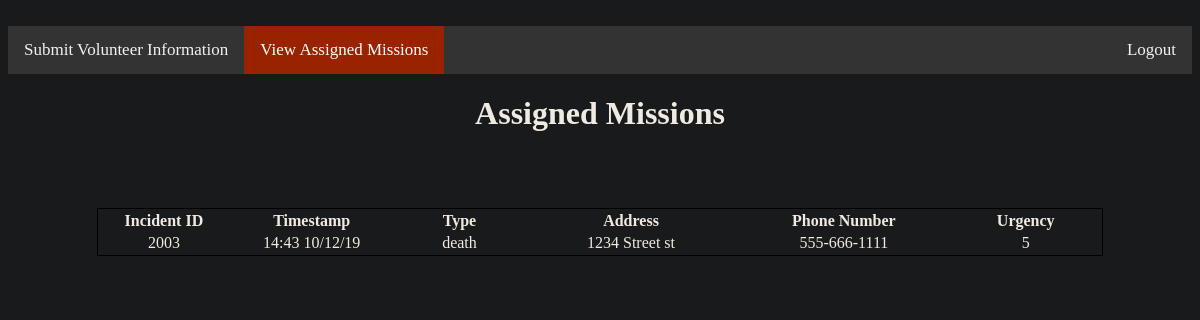
Screenshot of /volunteerPanel with the database file from the repository.
### tables this page shows
CREATE TABLE Mission (missionID INT PRIMARY KEY, incidentList TEXT, missionAssignment TEXT, missionStatus TEXT DEFAULT Incomplete);

CREATE TABLE Call (callID INT (4, 4) PRIMARY KEY UNIQUE, date TEXT NOT NULL, time TEXT NOT NULL, emergency TEXT NOT NULL, operID INT (4, 4) REFERENCES CallOperator (operID), vID INT REFERENCES Victim (vID) UNIQUE);

CREATE TABLE Victim (name TEXT, address TEXT NOT NULL, city TIME NOT NULL, state TEXT NOT NULL, zipCode INT (5, 5) NOT NULL, phone TEXT, vID INT (4, 4) PRIMARY KEY UNIQUE);

### Prototype/views.py (the view)
@app.route('/volunteerPanel')
def volunteerPanel():
    mID = int(getMID(NAME)[0][0])
    eList = getEventList(mID)[0][0]
    eID = eList.split(", ")
    callID = []
    vicID = []
    urgency = []
    for i in range(len(eID)):
        id = getCallID(eID[i])[0][0]
        callID.append(id)
    for i in range(len(eID)):
        id = getVicID(eID[i])[0][0]
        u = getUrgency(eID[i])[0][0]
        urgency.append(u)
        vicID.append(id)
    callInfo = []
    vicInfo = []
    for i in range(len(callID)):
        info = getCallInfo(callID[i])
        callInfo.append(info)
    for i in range(len(vicID)):
        info = getVicInfo(vicID[i])
        vicInfo.append(info)
    timestamp = []
    emergency = []
    address = []
    phone = []
    for i in range(len(callInfo)):
        timestamp.append(callInfo[i][0][2] + " " + callInfo[i][0][1])
        emergency.append(callInfo[i][0][3])
        address.append(vicInfo[i][0][1])
        phone.append(vicInfo[i][0][5])
    length = len(urgency)
    return render_template("volunteerPanel.html", length=length, id=eID, timestamp=timestamp, emergency=emergency, address=address, phone=phone, urgency=urgency)

### Prototype/views.py (called while the page is built)
def getMID(username):
    conn = sqlite3.connect("callCenter.db")
    cur = conn.cursor()
    mid = cur.execute('SELECT missionID FROM Volunteer WHERE username = ?', (username,))
    mid = cur.fetchall()
    conn.commit()
    cur.close()
    conn.close()
    return mid

def getEventList(missionID):
    conn = sqlite3.connect("callCenter.db")
    cur = conn.cursor()
    eList = cur.execute('SELECT incidentList FROM Mission WHERE missionID = ?', (missionID,))
    eList = cur.fetchall()
    conn.commit()
    cur.close()
    conn.close()
    return eList

def getCallID(eventID):
    conn = sqlite3.connect("callCenter.db")
    cur = conn.cursor()
    info = cur.execute('SELECT callID FROM Event WHERE eventID = ?', (eventID,))
    info = cur.fetchall()
    conn.commit()
    cur.close()
    conn.close()
    return info

def getVicID(eventID):
    conn = sqlite3.connect("callCenter.db")
    cur = conn.cursor()
    info = cur.execute('SELECT vID FROM Event WHERE eventID = ?', (eventID,))
    info = cur.fetchall()
    conn.commit()
    cur.close()
    conn.close()
    return info

def getCallInfo(callID):
    conn = sqlite3.connect("callCenter.db")
    cur = conn.cursor()
    info = cur.execute('SELECT * FROM Call WHERE callID = ?', (callID,))
    info = cur.fetchall()
    conn.commit()
    cur.close()
    conn.close()
    return info

def getVicInfo(vID):
    conn = sqlite3.connect("callCenter.db")
    cur = conn.cursor()
    info = cur.execute('SELECT * FROM Victim WHERE vID = ?', (vID,))
    info = cur.fetchall()
    conn.commit()
    cur.close()
    conn.close()
    return info

def getUrgency(eventID):
    conn = sqlite3.connect("callCenter.db")
    cur = conn.cursor()
    info = cur.execute('SELECT urgency FROM Event WHERE eventID = ?', (eventID,))
    info = cur.fetchall()
    conn.commit()
    cur.close()
    conn.close()
    return info

### Prototype/templates/volunteerPanel.html (shortened to what this page needs)
﻿<!DOCTYPE html>
<html>
<head>
    <link href="{{ url_for('static', filename='content/styleSheet.css') }}" rel="stylesheet" />
</head>
<body>
    <div class="navbar">
        <a href="/volunteer">Submit Volunteer Information</a>
        <a class="active" href="/volunteerPanel">View Assigned Missions</a>
        <a style="float:right" href="/logout">Logout</a>
    </div>
    <h1 style="text-align: center;">Assigned Missions</h1>
    <br />
    <br /><br />
    <form name="event" action="/volunteerPanel" method="post">
        <table id="tbl_Incident" style="width: 85%; margin: 0px auto 50px auto; border: 1px solid #000000;">
            <thead style="border: 1px solid #000000;">
                <tr style="border: 1px solid #000000;">
                    <th class="columnHeader" style="width: 60px;">Incident ID</th>
                    <th class="columnHeader" style="width: 60px;">Timestamp</th>
                    <th class="columnHeader" style="width: 60px;">Type</th>
                    <th class="columnHeader" style="width: 100px;">Address</th>
                    <th class="columnHeader" style="width: 100px;">Phone Number</th>
                    <th class="columnHeader" style="width: 70px;">Urgency</th>
                </tr>
            </thead>
            <tbody>
                {% for i in range(length) %}
                <tr class="data">
                    <td>{{id[i]}}</td>
                    <td>{{timestamp[i]}}</td>
                    <td>{{emergency[i]}}</td>
                    <td>{{address[i]}}</td>
                    <td>{{phone[i]}}</td>
                    <td>{{urgency[i]}}</td>
                {% endfor %}
            </tbody>
        </table>
    </form>
</body>
</html>

### Prototype/static/content/styleSheet.css (style rules this page uses)
.navbar { overflow: hidden; background-color: #333; }
.navbar a { float: left; color: #f2f2f2; text-align: center; padding: 14px 16px; text-decoration: none; font-size: 17px; }
.navbar a.active { background-color: #992200; color: white; }

### Prototype/templates/volunteerPanel.html (style rules this page uses)
.columnHeader { font-family: "Arial, Helvetica, sans-serif"; }
.data { text-align: center; }

### rows the page displays
Mission: incidentList "2003"
Call: emergency "death"
Victim: address "1234 Street st", phone "555-666-1111"

### other values shown
{{ timestamp[i] }} "14:43 10/12/19"
{{ urgency[i] }} "5"
